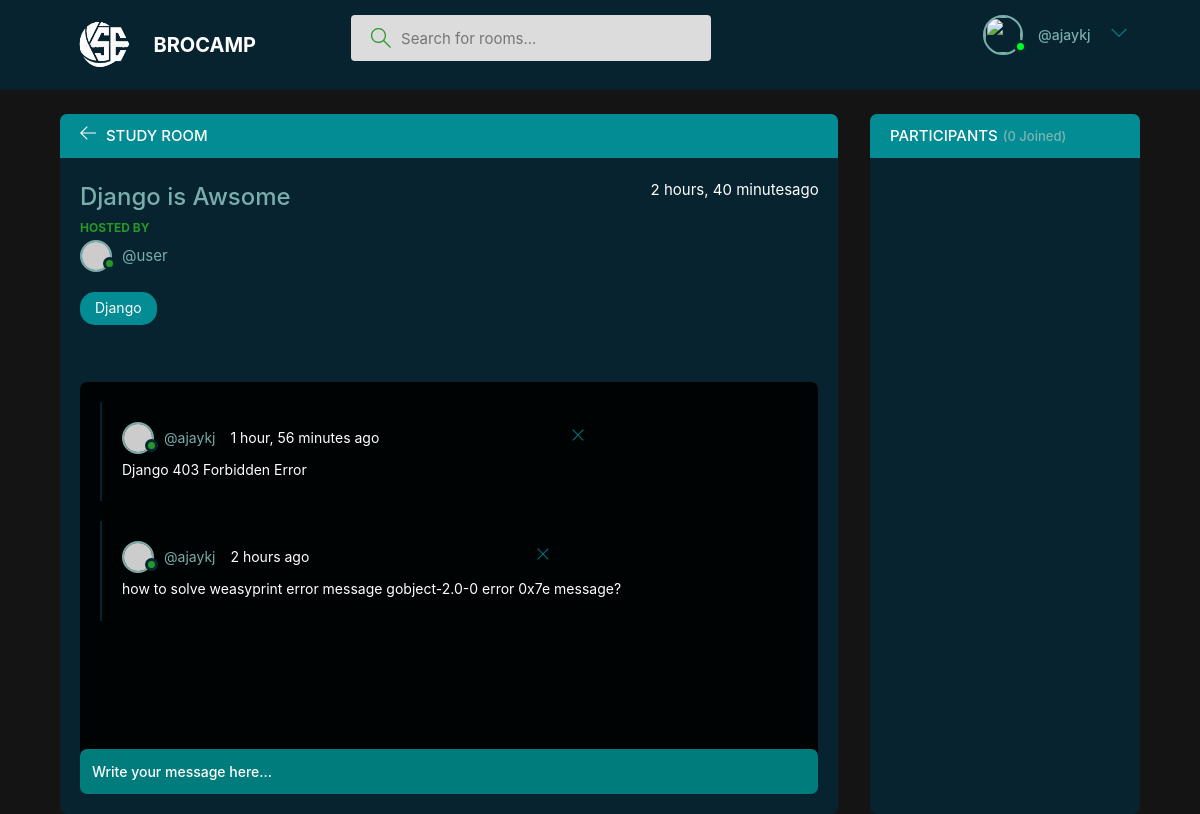
Page /room/18/ (signed in) on the committed database.
### base/models.py (models this page shows, shortened)
class Room(models.Model):
    host = models.ForeignKey(User, on_delete=models.SET_NULL,null=True)
    topic = models.ForeignKey(Topic, on_delete=models.SET_NULL,null=True)
    name=models.CharField(max_length=200)
    description = models.TextField(null=True, blank=True)
    participants = models.ManyToManyField(User,related_name='participants', blank=True)
    updated = models.DateTimeField(auto_now=True)
    created = models.DateTimeField(auto_now_add=True)
    class Meta:
        ordering = ['-updated','-created']

class Topic(models.Model):
    name=models.CharField(max_length=200)
    def __str__(self):
        return self.name

class Message(models.Model):
    user = models.ForeignKey(User,on_delete=models.CASCADE)
    room = models.ForeignKey(Room, on_delete=models.CASCADE)
    body = models.TextField()
    updated = models.DateTimeField(auto_now=True)
    created = models.DateTimeField(auto_now_add=True)
    class Meta:
        ordering = ['-updated','-created']

### base/views.py (the view, shortened to what this page needs)
# urls.py: path('room/<str:pk>/',views.room,name='room'),
def room(request, pk):
    room = Room.objects.get(id=pk)
    room_messages = room.message_set.all()
    participants = room.participants.all()
    context = {'room': room, 'room_messages': room_messages,
               'participants': participants}
    return render(request, 'base/room.html', context)

### base/templates/base/room.html (shortened to what this page needs)
{% extends 'index.html' %}
{% block content %}
<main class="profile-page layout layout--2">
  <div class="container">
    <div class="room">
      <div class="room__top">
        <div class="room__topLeft">
          <a href="{% url 'home' %}">
            <svg version="1.1" xmlns="http://www.w3.org/2000/svg" width="32" height="32" viewBox="0 0 32 32">
              <title>arrow-left</title>
              <path
                d="M13.723 2.286l-13.723 13.714 13.719 13.714 1.616-1.611-10.96-10.96h27.625v-2.286h-27.625l10.965-10.965-1.616-1.607z">
              </path>
            </svg>
          </a>
          <h3>Study Room</h3>
        </div>
      </div>
      <div class="room__box scroll">
        <div class="room__header scroll">
          <div class="room__info">
            <h3>{{room.name}}</h3>
            <span>{{room.created | timesince }}ago</span>
          </div>
          <div class="room__hosted">
            <p>Hosted By</p>
            <a href="{% url 'user-profile' room.host.id %}" class="room__author">
              <div class="avatar avatar--small">
                <img src="https://randomuser.me/api/portraits/men/37.jpg" />
              </div>
              <span>@{{room.host.username}}</span>
            </a>
          </div>
          <span class="room__topics">{{room.topic}}</span>
        </div>
        <div class="room__conversation">
          <div class="threads scroll">
            {% for message in room_messages %}
            <div class="thread">
              <div class="thread__top">
                <div class="thread__author">
                  <a href="{% url 'user-profile' message.user.id %}" class="thread__authorInfo">
                    <div class="avatar avatar--small">
                      <img src="https://randomuser.me/api/portraits/men/37.jpg" />
                    </div>
                    <span>@{{ message.user.username}}</span>
                  </a>
                  <span class="thread__date">{{message.created | timesince }} ago</span>
                </div>
                {% if request.user == message.user %}
                <div class="thread__delete">
                  <a href="{% url 'delete-message' message.id %}">
                    <svg version="1.1" xmlns="http://www.w3.org/2000/svg" width="32" height="32" viewBox="0 0 32 32">
                      <title>remove</title>
                      <path
                        d="M27.314 6.019l-1.333-1.333-9.98 9.981-9.981-9.981-1.333 1.333 9.981 9.981-9.981 9.98 1.333 1.333 9.981-9.98 9.98 9.98 1.333-1.333-9.98-9.98 9.98-9.981z">
                      </path>
                    </svg>
                </div>
                {% endif %}
              </div>
              <div class="thread__details">
                {{message.body}}
              </div>
            </div>
            {% endfor %}
          </div>
        </div>
      </div>
      <div class="room__message">
        <form method="POST" action="{% url 'add_message' room.id %}">
          <input name="message" placeholder="Write your message here..." />
        </form>
      </div>
    </div>
    <div class="participants">
      <h3 class="participants__top">Participants <span>({{participants.count}} Joined)</span></h3>
      <div class="participants__list scroll">
      </div>
    </div>
  </div>
</main>
{% endblock content %}

### templates/nav.html (shortened to what this page needs)
{% load static %}
<header class="header header--loggedIn">
  <div class="container">
    <a href="{% url 'home' %}" class="header__logo">
      <img src="{% static 'images/logo1.png' %}" style="width:60px; height:60px" />
      <h1>BROCAMP</h1>
    </a>
    {% if request.user.is_authenticated %}
    <form class="header__search" method="GET" action="{% url 'home' %}">
      <label>
        <input name="q" placeholder="Search for rooms..." />
      </label>
    </form>
    {% endif %}
    <nav class="header__menu">
      {% if request.user.is_authenticated %}
      <div class="header__user">
        <a href="">
          <div class="avatar avatar--medium active">
            <img
              src="https://images.unsplash.com/photo-1511367461989-f85a21fda167?ixlib=rb-1.2.1&ixid=MnwxMjA3fDB8MHxzZWFyY2h8NXx8cHJvZmlsZXxlbnwwfHwwfHw%3D&w=1000&q=80" />
          </div>
          <p><span>@{{request.user.username}}</span></p>
        </a>
        <button class="dropdown-button">
          <svg version="1.1" xmlns="http://www.w3.org/2000/svg" width="32" height="32" viewBox="0 0 32 32">
            <title>chevron-down</title>
            <path d="M16 21l-13-13h-3l16 16 16-16h-3l-13 13z"></path>
          </svg>
        </button>
      </div>
      {% else %}
      <a href="{% url 'login' %}">
        <img src="{% static 'images/avatar.svg' %}" />
        <p>Login</p>
      </a>
      {% endif %}
    </nav>
  </div>
</header>

### rows in the picture
Room: name "Django is Awsome", created "2 hours, 40 minutes", host.username "user", topic "Django"
Message: user.username "ajaykj", created "1 hour, 56 minutes", body "Django 403 Forbidden Error"
Message: user.username "ajaykj", created "2 hours", body "how to solve weasyprint error message gobject-2.0-0 error 0x7e message?"

### other values in the picture
{{ request.user.username }} "ajaykj"
{{ participants.count }} "0"
